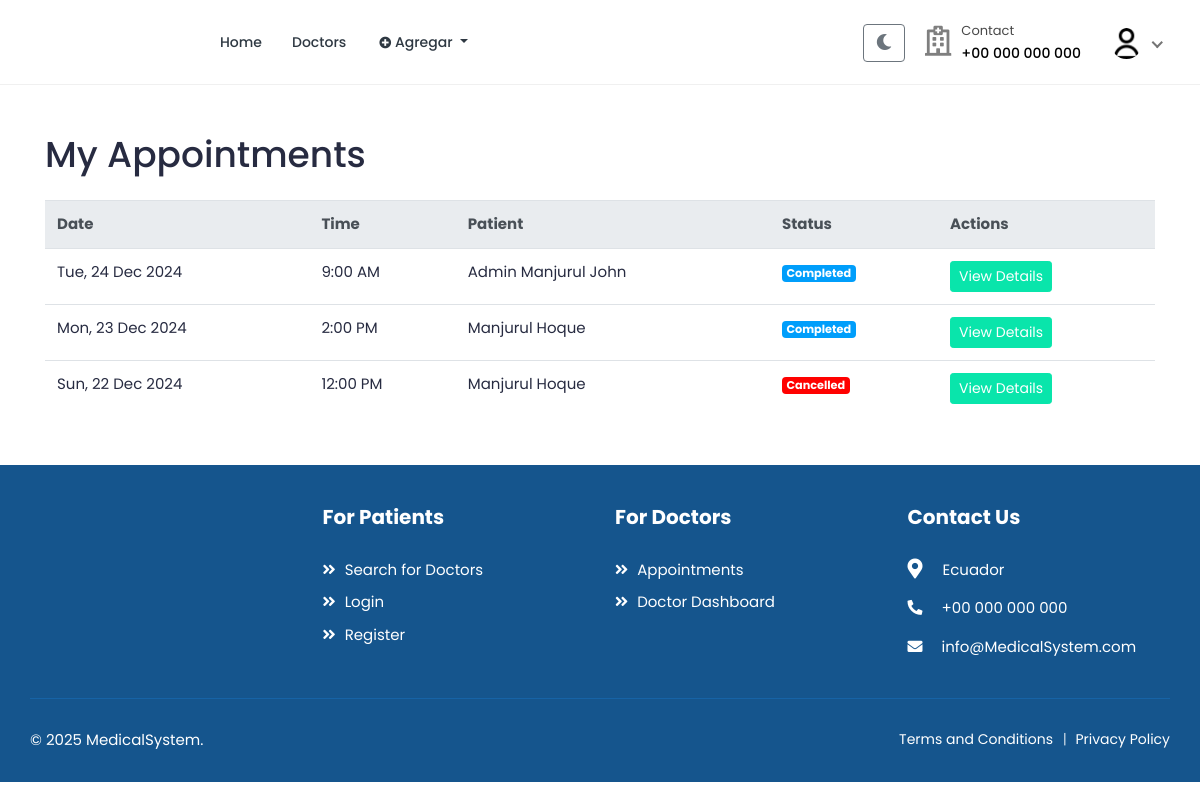
Page /patients/appointments/ (signed in) on the earlier database version.
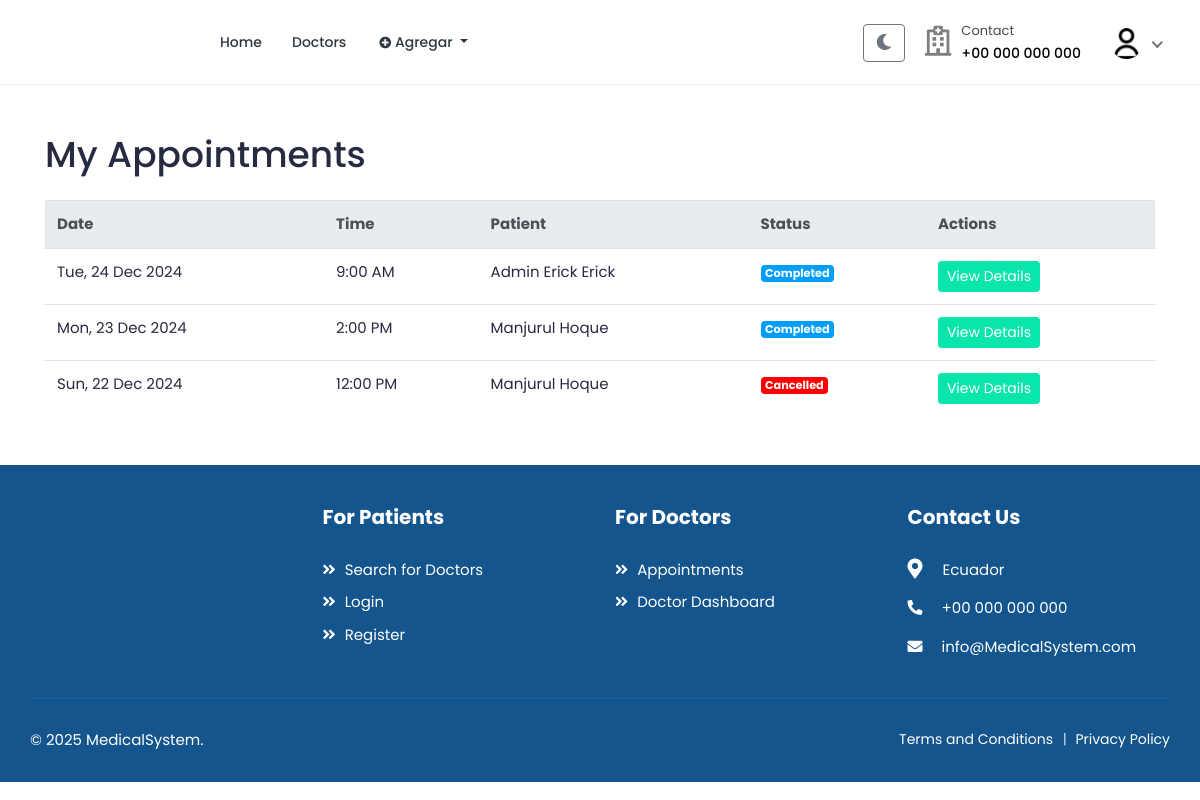
Same page on the later database version.
### bookings/models.py (models this page shows, shortened)
class Booking(models.Model):
    STATUS_CHOICES = (
        ('pending', 'Pendiente'),
        ('confirmed', 'Confirmada'),
        ('cancelled', 'Cancelada'),
        ('completed', 'Completada'),
        ('no_show', 'No Show'),
    )
    CONSULTATION_TYPES = (
        ('normal', 'Consulta General'),
        ('specialty', 'Consulta por Especialidad'),
    )
    doctor = models.ForeignKey(
        settings.AUTH_USER_MODEL,
        on_delete=models.CASCADE,
        related_name="appointments",
        limit_choices_to={"role": "doctor"},
    )
    patient = models.ForeignKey(
        settings.AUTH_USER_MODEL,
        on_delete=models.CASCADE,
        related_name="patient_appointments",
        limit_choices_to={"role": "patient"},
    )
    appointment_date = models.DateField()
    appointment_time = models.TimeField()
    booking_date = models.DateTimeField(auto_now_add=True)
    status = models.CharField(
        max_length=20,
        choices=STATUS_CHOICES,
        default="pending",
    )
    notes = models.TextField(blank=True, null=True)
    consultation_type = models.CharField(
        max_length=20,
        choices=CONSULTATION_TYPES,
        default="normal",
        verbose_name="Tipo de consulta"
    )
    medical_history_file = models.FileField(
        upload_to='medical_histories/',
        blank=True,
        null=True,
        verbose_name="Archivo de historial médico"
    )
    payment_status = models.BooleanField(
        default=False,
        verbose_name="Estado de pago"
    )
    amount_paid = models.DecimalField(
        max_digits=10,
        decimal_places=2,
        null=True,
        blank=True,
        verbose_name="Monto pagado"
    )
    class Meta:
        ordering = ['-appointment_date', '-appointment_time']
        verbose_name = "Cita"
        verbose_name_plural = "Citas"
    class Meta:
        ordering = ["-appointment_date", "-appointment_time"]
        verbose_name = "Cita"
        verbose_name_plural = "Citas"
        unique_together = ["doctor", "appointment_date", "appointment_time"]

### accounts/models.py (models this page shows, shortened)
class User(AbstractUser):
    class RoleChoices(models.TextChoices):
        DOCTOR = "doctor", "Doctor"
        PATIENT = "patient", "Patient"
    username = models.CharField(max_length=30, unique=True)
    role = models.CharField(
        choices=RoleChoices.choices,
        max_length=20,
        default="patient",
        error_messages={"required": "Role must be provided"},
    )
    email = models.EmailField(
        blank=True,
        error_messages={
            "unique": "A user with that email already exists.",
        },
    )
    first_name = models.CharField(max_length=150, blank=True)
    last_name = models.CharField(max_length=150, blank=True)
    registration_number = models.IntegerField(null=True, blank=True)
    USERNAME_FIELD = "username"
    REQUIRED_FIELDS = []
    objects = CustomUserManager()
    def get_full_name(self):
        full_name = "%s %s" % (self.first_name, self.last_name)
        return full_name.strip() or self.username

### bookings/views.py (the view)
class BookingListView(LoginRequiredMixin, View):
    template_name = "bookings/booking-list.html"
    def get(self, request: HttpRequest, *args, **kwargs):
        if request.user.role == User.RoleChoices.DOCTOR:
            bookings = Booking.objects.filter(doctor=request.user)
        else:
            bookings = Booking.objects.filter(patient=request.user)
        bookings = bookings.select_related(
            'doctor',
            'doctor__profile',
            'patient',
            'patient__profile'
        ).order_by('-appointment_date', '-appointment_time')
        context = {
            'bookings': bookings,
        }
        return render(request, self.template_name, context)

### accounts/managers.py (called while the page is built)
    def get(self, *args, **kwargs):
        return super().select_related("profile").get(*args, **kwargs)

### accounts/models.py (called while the page is built)
    @property
    def image(self):
        return (
            self.avatar.url
            if self.avatar.storage.exists(self.avatar.name)
            else f"{settings.MEDIA_URL}defaults/user.png"
        )

### templates/bookings/booking-list.html (shortened to what this page needs)
{% extends 'base.html' %}
{% load static %}
{% block content %}
<div class="container py-5">
    <div class="row">
        <div class="col-12">
            <h1 class="mb-4">My Appointments</h1>
            {% if bookings %}
                <div class="table-responsive">
                    <table class="table table-hover">
                        <thead class="thead-light">
                            <tr>
                                <th>Date</th>
                                <th>Time</th>
                                {% if user.role == 'doctor' %}
                                    <th>Patient</th>
                                {% else %}
                                    <th>Doctor</th>
                                {% endif %}
                                <th>Status</th>
                                <th>Actions</th>
                            </tr>
                        </thead>
                        <tbody>
                            {% for booking in bookings %}
                                <tr>
                                    <td>{{ booking.appointment_date|date:"D, d M Y" }}</td>
                                    <td>{{ booking.appointment_time|time:"g:i A" }}</td>
                                    {% if user.role == 'doctor' %}
                                        <td>{{ booking.patient.get_full_name }}</td>
                                    {% else %}
                                        <td>Dr. {{ booking.doctor.get_full_name }}</td>
                                    {% endif %}
                                    <td>
                                        <span class="badge {% if booking.status == 'confirmed' %}badge-success
                                                          {% elif booking.status == 'pending' %}badge-warning
                                                          {% elif booking.status == 'completed' %}badge-info
                                                          {% elif booking.status == 'cancelled' %}badge-danger
                                                          {% else %}badge-secondary{% endif %}">
                                            {{ booking.status|title }}
                                        </span>
                                    </td>
                                    <td>
                                        <a href="{% url 'bookings:booking-invoice' booking.id %}" class="btn btn-sm btn-primary">
                                            View Details
                                        </a>
                                    </td>
                                </tr>
                            {% endfor %}
                        </tbody>
                    </table>
                </div>
            {% else %}
                <div class="alert alert-info">
                    You don't have any appointments yet.
                </div>
            {% endif %}
        </div>
    </div>
</div>
{% endblock %}

Differences in the rows shown:
changed through a linked row, Booking "9:00 AM": patient.get_full_name "Admin Manjurul John" → "Admin Erick Erick"
